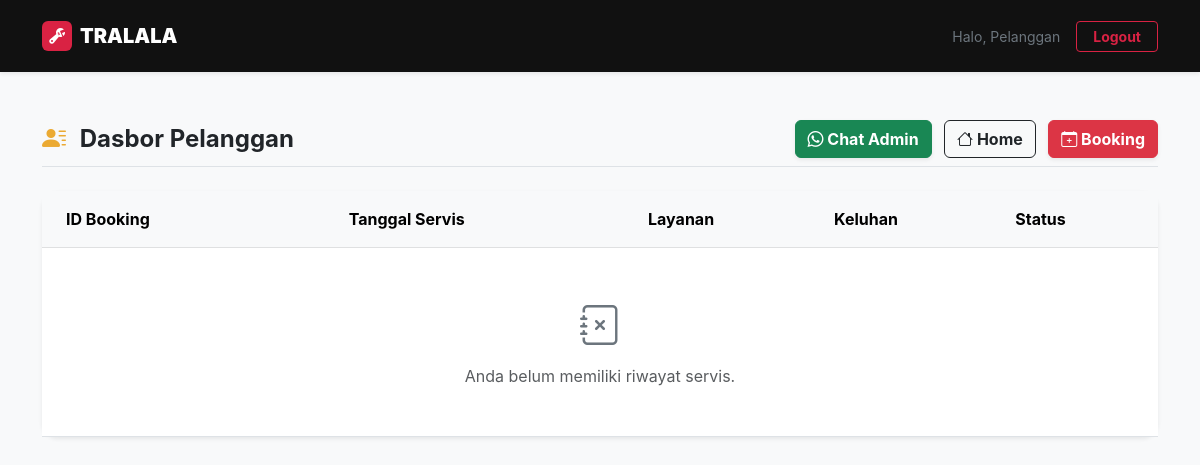
The page /dashboard (signed in) on the database as committed earlier.
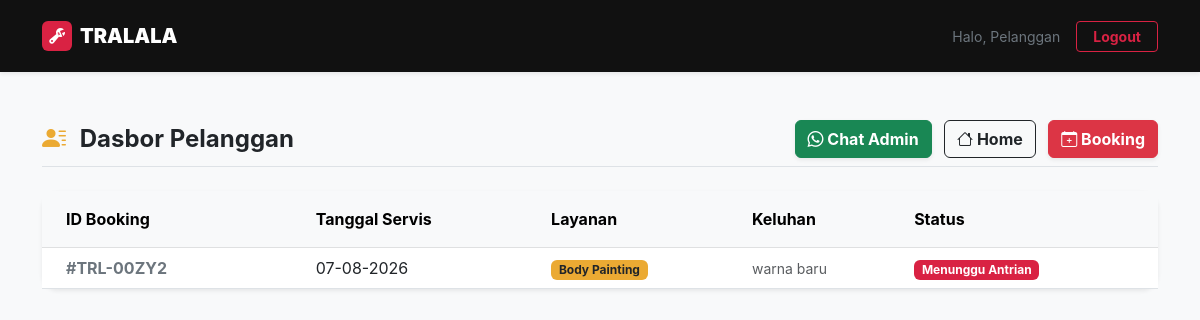
The same page on the database as committed later.
### tables this page shows
CREATE TABLE bookings (
      id INTEGER PRIMARY KEY AUTOINCREMENT,
      kode_booking VARCHAR(20) UNIQUE DEFAULT NULL,
      user_id INTEGER DEFAULT NULL,
      nama VARCHAR(255) NOT NULL,
      tanggal_booking DATE NOT NULL,
      layanan_id INTEGER NOT NULL,
      keluhan_kerusakan TEXT NOT NULL,
      status VARCHAR(50) DEFAULT 'Pending',
      created_at TIMESTAMP DEFAULT CURRENT_TIMESTAMP,
      FOREIGN KEY (layanan_id) REFERENCES layanan (id)
    );

CREATE TABLE layanan (
      id INTEGER PRIMARY KEY AUTOINCREMENT,
      nama_layanan VARCHAR(100) NOT NULL
    );

### app.py (the view)
@app.route('/dashboard')
def dashboard():
    if 'loggedin' not in session:
        return redirect(url_for('login'))
    conn = get_db_connection()
    bookings = []
    holidays = []
    if session['role'] == 'admin':
        if conn:
            cursor = conn.cursor()
            page = request.args.get('page', 1, type=int)
            search = request.args.get('search', '')
            per_page = 10
            offset = (page - 1) * per_page
            search_query = f"%{search}%"
            count_query = "SELECT COUNT(b.id) as total FROM bookings b JOIN users u ON b.user_id = u.id WHERE b.kode_booking LIKE ? OR b.nama LIKE ? OR u.no_hp LIKE ?"
            cursor.execute(count_query, (search_query, search_query, search_query))
            total_records = cursor.fetchone()['total']
            total_pages = (total_records + per_page - 1) // per_page
            query = """
            SELECT b.id, b.kode_booking, b.nama, b.tanggal_booking, b.keluhan_kerusakan, b.status, l.nama_layanan, u.no_hp
            FROM bookings b
            JOIN layanan l ON b.layanan_id = l.id
            JOIN users u ON b.user_id = u.id
            WHERE b.kode_booking LIKE ? OR b.nama LIKE ? OR u.no_hp LIKE ?
            ORDER BY b.tanggal_booking DESC, b.id DESC
            LIMIT ? OFFSET ?
            """
            cursor.execute(query, (search_query, search_query, search_query, per_page, offset))
            bookings = cursor.fetchall()
            cursor.execute("SELECT * FROM holidays ORDER BY tanggal ASC")
            holidays = cursor.fetchall()
            cursor.close()
            conn.close()
        return render_template('admin.html', bookings=bookings, holidays=holidays, max_quota=MAX_BOOKING_PER_DAY, page=page, total_pages=total_pages, search=search)
    else:
        if conn:
            cursor = conn.cursor()
            cursor.execute("""
            SELECT b.id, b.kode_booking, b.nama, b.tanggal_booking, b.keluhan_kerusakan, b.status, l.nama_layanan
            FROM bookings b
            JOIN layanan l ON b.layanan_id = l.id
            WHERE b.user_id = ?
            ORDER BY b.tanggal_booking DESC, b.id DESC
            """, (session['id'],))
            bookings = cursor.fetchall()
            cursor.execute("SELECT no_hp FROM users WHERE role = 'admin' LIMIT 1")
            admin_data = cursor.fetchone()
            admin_no_hp = admin_data['no_hp'] if admin_data else "6281234567890"
            cursor.close()
            conn.close()
        return render_template('customer.html', bookings=bookings, max_quota=MAX_BOOKING_PER_DAY, admin_hp=admin_no_hp)

### app.py (called while the page is built)
@app.template_filter('formatdate')
def formatdate(value, format='%d-%m-%Y'):
    if isinstance(value, str):
        try:
            return datetime.strptime(value, '%Y-%m-%d').strftime(format)
        except ValueError:
            return value
    return value.strftime(format)

@app.before_request
def make_session_permanent():
    session.permanent = True
    app.permanent_session_lifetime = timedelta(minutes=30)

def get_db_connection():
    try:
        connection = sqlite3.connect(os.environ.get('DB_NAME', 'database.db'))
        connection.row_factory = sqlite3.Row
        return connection
    except sqlite3.Error as err:
        print(f"Error connecting to SQLite: {err}")
        return None

### templates/customer.html (shortened to what the changed rows need)
<!DOCTYPE html>
<html lang="id">
<head>
    <link href="https://cdn.jsdelivr.net/npm/bootstrap@5.3.0/dist/css/bootstrap.min.css" rel="stylesheet">
    <link rel="stylesheet" href="https://cdn.jsdelivr.net/npm/bootstrap-icons@1.11.1/font/bootstrap-icons.css">
    <link rel="stylesheet" href="{{ url_for('static', filename='css/style.css') }}">
</head>
<body class="bg-light">
    <div class="container py-5">
        <div class="card border-0 shadow-sm rounded-4">
            <div class="card-body p-0">
                <div class="table-responsive">
                    <table class="table table-hover align-middle mb-0">
                        <thead class="table-light">
                            <tr>
                                <th class="px-4 py-3">ID Booking</th>
                                <th class="py-3">Tanggal Servis</th>
                                <th class="py-3">Layanan</th>
                                <th class="py-3">Keluhan</th>
                                <th class="py-3">Status</th>
                            </tr>
                        </thead>
                        <tbody>
                            {% for booking in bookings %}
                            <tr>
                                <td class="px-4 fw-bold text-secondary">#{{ booking.kode_booking }}</td>
                                <td>{{ booking.tanggal_booking|formatdate }}</td>
                                <td><span class="badge bg-gold text-dark">{{ booking.nama_layanan }}</span></td>
                                <td class="small text-muted"
                                    style="max-width: 250px; white-space: nowrap; overflow: hidden; text-overflow: ellipsis;"
                                    title="{{ booking.keluhan_kerusakan }}">
                                    {{ booking.keluhan_kerusakan }}
                                </td>
                                <td>
                                    {% if booking.status == 'Pending' %}
                                    <span class="badge bg-danger">Menunggu Antrian</span>
                                    {% elif booking.status == 'Proses' %}
                                    <span class="badge bg-primary">Sedang Dikerjakan</span>
                                    {% else %}
                                    <span class="badge bg-success">{{ booking.status }}</span>
                                    {% endif %}
                                </td>
                            </tr>
                            {% else %}
                            <tr>
                                <td colspan="5" class="text-center py-5 text-muted">
                                    <i class="bi bi-journal-x fs-1 d-block mb-2 text-secondary"></i>
                                    Anda belum memiliki riwayat servis.
                                </td>
                            </tr>
                            {% endfor %}
                        </tbody>
                    </table>
                </div>
            </div>
        </div>
    </div>
</body>
</html>

Rows that differ between the two databases and show on the page:
added bookings: kode_booking "TRL-00ZY2", tanggal_booking "07-08-2026", nama_layanan "Body Painting", keluhan_kerusakan "warna baru", status "Menunggu Antrian"
Other text that changed with them:
text no longer shown: "Anda belum memiliki riwayat servis."
